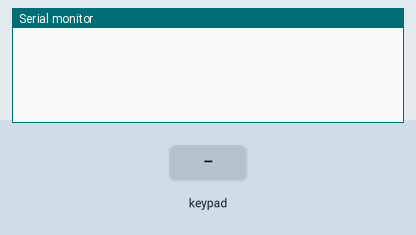
This sketch was run on a simulated Arduino Mega 2560, built with avr-gcc and run on an emulated ATmega2560. Parts: the last lines printed to the serial monitor. Wiring (inferred from the signals the program sends): 8×8 keypad (labels assumed): rows pin 54, pin 55, pin 56, pin 57, pin 58, pin 59, pin 60, pin 61; columns pin 62, pin 63, pin 64, pin 65, pin 66, pin 67, pin 68, pin 69. The inputs (shaded band) are chosen by the test bench.

Above: at 1.2 s.
1.3 s: key '1' pressed
At 2.2 s:
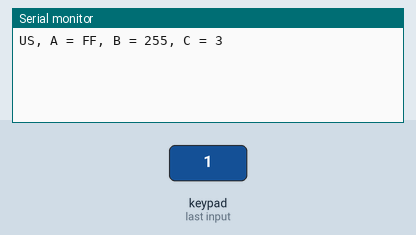
2.8 s: keypad keys 1 2 pressed 0.4 s apart
At 4.3 s:
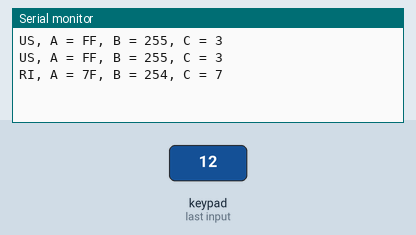
5.1 s: key '3' pressed
At 5.7 s:
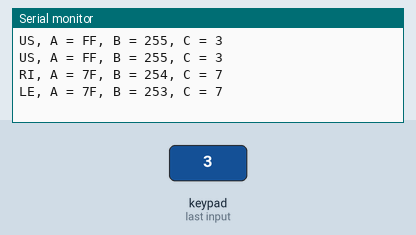
6.6 s: keypad keys 1 2 A pressed 0.4 s apart
At 8.8 s:
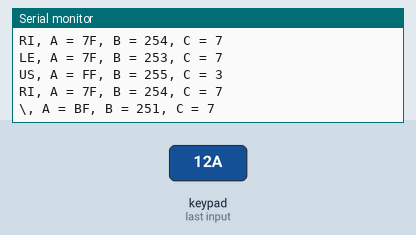
9.3 s: key '4' pressed
At 10.3 s:
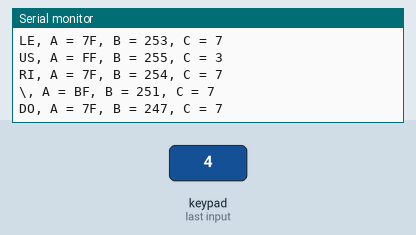
10.8 s: keypad keys 1 2 D pressed 0.4 s apart
At 12.2 s:
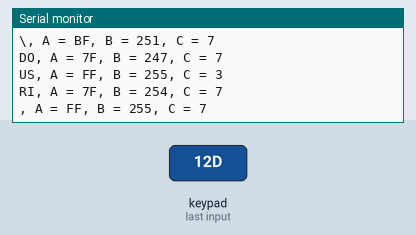

Measured:
- after the input at 1.3 s, the serial monitor: prints a new line after 0.05 s (image 1)
- after the input at 2.8 s, the serial monitor: prints a new line after 0.50 s (image 2)
- after the input at 5.1 s, the serial monitor: prints a new line at once (image 3)
- after the input at 6.6 s, the serial monitor: prints a new line at once (image 4)
- after the input at 9.3 s, the serial monitor: prints a new line at once (image 5)
- after the input at 10.8 s, the serial monitor: prints a new line at once (image 6)

The sketch:

etude.ino
```cpp
void setup()
{
    DDRF = 0xFF;

    DDRK = 0x00;
    PORTK = 0xFF;

    Serial.begin(115200);
}


uint8_t log(uint8_t power_of_2)
{
    for (int ret = 0; power_of_2 != 0; ++ret, power_of_2 >>= 1)
    {
        if (power_of_2 & 1)
        {
            return ret;
        }
    }

    return 0xFF;
}


void loop()
{
    for (int row = 0; row < 8; ++row)
    {
        PORTF = ~(1 << row);
        uint8_t k = ~PINK;
        if (k != 0x00)
        {
            uint8_t key = (row << 3) | log(k);

            static const char* keys[] =
            {
                    "US", "RI", "LE", "DO", "UP", ".", ",", "SS",   "B", "\\", "SP", ";",   "", "_", "J", "RUS",
                    "4", "3", "2", "1",     "0", "/", "@", ":",     "", "V", "", "9",       "8", "7", "6", "5",
                    "W", "S", "I", "F",     "", "", "", "-",        "D", "L", "O", "]",     "R", "P", "A", "K",
                    "N", "Y", "E", "C",     "H", "Z", "T", "X",     "CR", "", "Q", "G",     "^", "U", "M", "[",
            };
            Serial.print(keys[key]);
            Serial.print(", A = ");

            static const uint8_t port55a[] =
            {
#define A(bus_wire)   (~(1 << (bus_wire - 1)))
                    0xFF, A(8), A(8), A(8),     A(8), A(3), A(2), 0xFF,     A(3), A(7), A(7), A(2),     0xFF, A(7), A(4), 0xFF,
                    A(1), A(1), A(1), A(1),     A(1), A(3), A(3), A(2),     0xFF, A(6), 0xFF, A(2),     A(2), A(2), A(1), A(1),
                    A(6), A(6), A(4), A(4),     0xFF, 0xFF, 0xFF, A(2),     A(3), A(5), A(5), A(7),     A(5), A(5), A(3), A(4),
                    A(5), A(6), A(4), A(3),     A(4), A(7), A(6), A(6),     A(8), 0xFF, A(5), A(4),     A(7), A(6), A(5), A(7),
            };
            Serial.print(port55a[key], HEX);
            Serial.print(", B = ");

            static const uint8_t port55b[] =
            {
#define B(bus_wire) (~(1 << (bus_wire - 9)))
                     0xFF, B( 9), B(10), B(12),     B(11), B( 9), B(14),  0xFF,     B(13), B(11), B(15), B(13),      0xFF, B(14), B(14),  0xFF,
                    B(13), B(12), B(11), B(10),     B( 9), B(10), B(11), B(12),      0xFF, B(12),  0xFF, B(11),     B(10), B( 9), B(15), B(14),
                    B(13), B( 9), B(13), B(10),      0xFF,  0xFF,  0xFF, B(15),     B(15), B( 9), B(12), B(12),     B(15), B(13), B(12), B(15),
                    B(11), B(15), B( 9), B(14),     B(12), B( 9), B(10), B(14),     B(13),  0xFF, B(14), B(11),     B(13), B(11), B(10), B(10),

            };
            Serial.print(port55b[key]);
            Serial.print(", C = ");

            static const uint8_t port55c[] =
            {
                3, 7, 7, 7,  7, 7, 7, 5,   6, 7, 7, 7,  7, 7, 7, 7,
                7, 7, 7, 7,  7, 7, 7, 7,   7, 7, 7, 7,  7, 7, 7, 7,
                7, 7, 7, 7,  7, 7, 7, 7,   7, 7, 7, 7,  7, 7, 7, 7,
                7, 7, 7, 7,  7, 7, 7, 7,   7, 7, 7, 7,  7, 7, 7, 7,
            };
            Serial.println(port55c[key]);
        }
    }

    delay(150);
}
```
